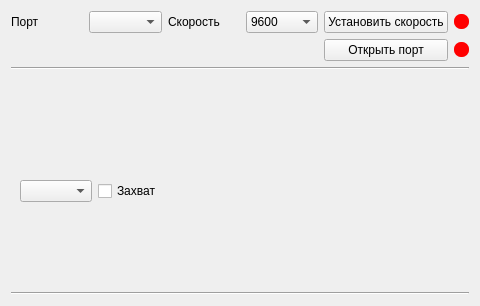
<?xml version="1.0" encoding="UTF-8"?>
<ui version="4.0">
 <class>DiodeView</class>
 <widget class="QWidget" name="DiodeView">
  <property name="geometry">
   <rect>
    <x>0</x>
    <y>0</y>
    <width>480</width>
    <height>284</height>
   </rect>
  </property>
  <property name="sizePolicy">
   <sizepolicy hsizetype="Minimum" vsizetype="Preferred">
    <horstretch>0</horstretch>
    <verstretch>0</verstretch>
   </sizepolicy>
  </property>
  <property name="minimumSize">
   <size>
    <width>480</width>
    <height>0</height>
   </size>
  </property>
  <property name="windowTitle">
   <string>Управление светомузыкой</string>
  </property>
  <layout class="QVBoxLayout" name="verticalLayout_2">
   <item>
    <layout class="QGridLayout" name="speedLayout">
     <item row="1" column="3">
      <widget class="QComboBox" name="speed_value">
       <property name="enabled">
        <bool>true</bool>
       </property>
       <property name="sizePolicy">
        <sizepolicy hsizetype="Preferred" vsizetype="Fixed">
         <horstretch>0</horstretch>
         <verstretch>0</verstretch>
        </sizepolicy>
       </property>
       <item>
        <property name="text">
         <string>9600</string>
        </property>
       </item>
       <item>
        <property name="text">
         <string>115200</string>
        </property>
       </item>
      </widget>
     </item>
     <item row="1" column="2">
      <widget class="QLabel" name="label_5">
       <property name="text">
        <string>Скорость</string>
       </property>
      </widget>
     </item>
     <item row="1" column="0">
      <widget class="QLabel" name="label_port">
       <property name="text">
        <string>Порт</string>
       </property>
      </widget>
     </item>
     <item row="1" column="1">
      <widget class="QComboBox" name="com_number"/>
     </item>
     <item row="2" column="4">
      <widget class="QPushButton" name="open_com">
       <property name="text">
        <string>Открыть порт</string>
       </property>
      </widget>
     </item>
     <item row="1" column="4">
      <widget class="QPushButton" name="set_speed">
       <property name="text">
        <string>Установить скорость</string>
       </property>
      </widget>
     </item>
     <item row="2" column="6">
      <widget class="QLabel" name="ind_open">
       <property name="maximumSize">
        <size>
         <width>15</width>
         <height>15</height>
        </size>
       </property>
       <property name="styleSheet">
        <string notr="true">border-radius: 7px; background-color: red;</string>
       </property>
       <property name="text">
        <string/>
       </property>
      </widget>
     </item>
     <item row="1" column="6">
      <widget class="QLabel" name="ind_connect">
       <property name="maximumSize">
        <size>
         <width>15</width>
         <height>15</height>
        </size>
       </property>
       <property name="styleSheet">
        <string notr="true">border-radius: 7px; background-color: red;</string>
       </property>
       <property name="text">
        <string/>
       </property>
       <property name="textFormat">
        <enum>Qt::AutoText</enum>
       </property>
      </widget>
     </item>
    </layout>
   </item>
   <item>
    <widget class="Line" name="line">
     <property name="orientation">
      <enum>Qt::Horizontal</enum>
     </property>
    </widget>
   </item>
   <item>
    <widget class="QWidget" name="widget" native="true">
     <property name="sizePolicy">
      <sizepolicy hsizetype="Preferred" vsizetype="Fixed">
       <horstretch>0</horstretch>
       <verstretch>0</verstretch>
      </sizepolicy>
     </property>
     <property name="minimumSize">
      <size>
       <width>0</width>
       <height>210</height>
      </size>
     </property>
     <layout class="QVBoxLayout" name="verticalLayout">
      <item>
       <layout class="QGridLayout" name="gridLayoutGrad">
        <property name="sizeConstraint">
         <enum>QLayout::SetMaximumSize</enum>
        </property>
        <item row="1" column="2">
         <spacer name="horizontalSpacer">
          <property name="orientation">
           <enum>Qt::Horizontal</enum>
          </property>
          <property name="sizeHint" stdset="0">
           <size>
            <width>40</width>
            <height>20</height>
           </size>
          </property>
         </spacer>
        </item>
        <item row="2" column="4">
         <layout class="QHBoxLayout" name="color_panel"/>
        </item>
        <item row="2" column="0">
         <widget class="QComboBox" name="sound_devices"/>
        </item>
        <item row="2" column="1">
         <widget class="QCheckBox" name="capture_sound">
          <property name="text">
           <string>Захват</string>
          </property>
         </widget>
        </item>
        <item row="2" column="3">
         <spacer name="verticalSpacer">
          <property name="orientation">
           <enum>Qt::Vertical</enum>
          </property>
          <property name="sizeHint" stdset="0">
           <size>
            <width>20</width>
            <height>60</height>
           </size>
          </property>
         </spacer>
        </item>
       </layout>
      </item>
     </layout>
    </widget>
   </item>
   <item>
    <widget class="Line" name="line_2">
     <property name="orientation">
      <enum>Qt::Horizontal</enum>
     </property>
    </widget>
   </item>
   <item>
    <layout class="QVBoxLayout" name="eq_layot"/>
   </item>
  </layout>
 </widget>
 <resources/>
 <connections/>
</ui>
